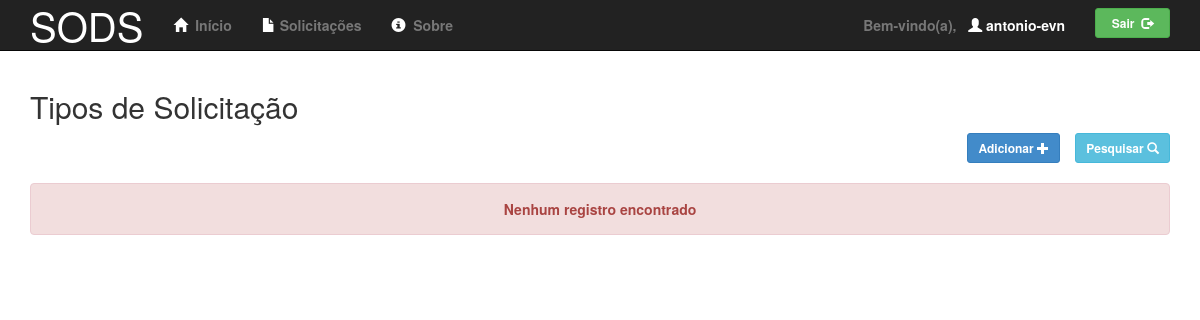
/admin/tipos_solicitacao/index.php (signed in), run on an earlier commit of the app's database.
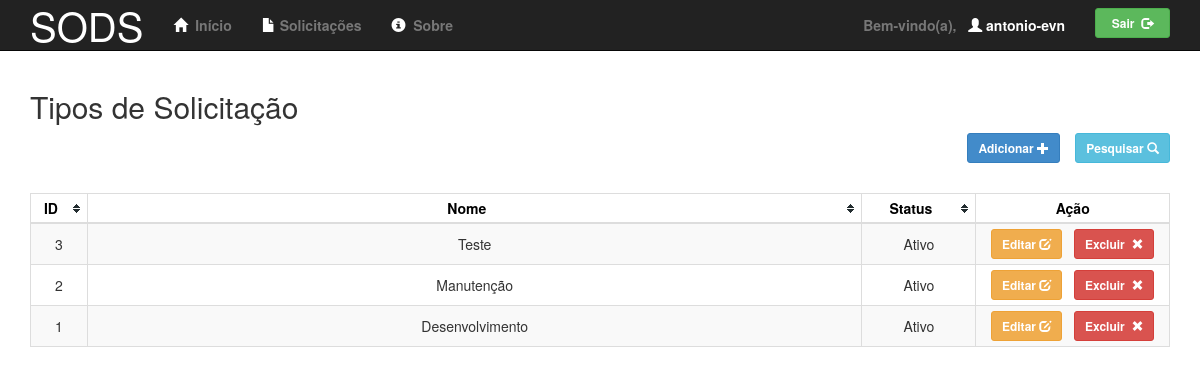
And on a later commit of the database.
### tables this page shows
create table tipo_solicitacao (
    id int not null primary key auto_increment,
    nome varchar(80) not null unique,
    status char not null default 'A' comment 'A - Ativo ou I - Inativo',
    check (status in ('A', 'I'))
);

### app/lib/db.php (called while the page is built, shortened)
<?php
    function get_db_connection($host='10.243.1.14', $user='sods', $password='dev123') {
        $conexao = null;
        if (isset($host) && isset($user) && isset($password)) {
            $conexao = mysql_connect($host, $user, $password, true);
        }
        return $conexao;
    }
?>

### app/dao/TipoSolicitacaoDAO.php (called while the page is built, shortened)
<?php
    @require_once $_SERVER['DOCUMENT_ROOT'] . '/sods/app/lib/db.php';
    class TipoSolicitacaoDAO implements DAO {
        private $connection;
        public function __construct() {
            $this->connection = get_db_connection();
        }
        public function count($criteria=null) {
            $query = "select * from tipo_solicitacao";
            $result = mysql_query($query, $this->connection);
            $rows = mysql_num_rows($result);
            return $rows;
        }
        public function paginate($rows=10, $start=0, $criteria=null) {
            $all = array();
            $where = empty($criteria) ? "" : "where $criteria";
            $query = "select * from tipo_solicitacao $where order by id desc limit $rows offset $start";
            $result = mysql_query($query, $this->connection);
            while ($row = mysql_fetch_array($result)) {
                array_push($all, $row);
            }
            return $all;
        }
    }
?>

### app/controllers/TiposSolicitacoesController.php (the view, shortened to what this page needs)
<?php
    @require_once $_SERVER['DOCUMENT_ROOT'] . '/sods/app/dao/TipoSolicitacaoDAO.php';
    class TiposSolicitacoesController extends Controller {
        public function __construct() {
            $this->dao = new TipoSolicitacaoDAO();
            $this->paginator->totalrecords = $this->dao->count();
        }
        public function getPage($page_number=1, $rows=10, $criteria=null) {
            return $this->dao->paginate($rows, $page_number * $rows - $rows, $criteria);
        }
        public function getGrid($page_number=1, $filter=null, $value=null) {
            $criteria = null;
            $tiposSolicitacao = $this->getPage($page_number, 10, $criteria);
            $total_records = empty($criteria) ? $this->dao->count() : $this->dao->count($criteria);
            $this->paginator->totalrecords = $total_records;
            if ($total_records > 0) {
                $html = "<table\n";
                $html .= "    id=\"tablesorter\"\n";
                $html .= "    class=\"table table-striped table-bordered table-condensed tablesorter\">\n";
                $html .= "    <thead>\n";
                $html .= "        <tr>\n";
                $html .= "            <th>ID</th>\n";
                $html .= "            <th>Nome</th>\n";
                $html .= "            <th>Status</th>\n";
                $html .= "            <th class=\"nonSortable\">Ação</th>\n";
                $html .= "        </tr>\n";
                $html .= "    </thead>\n";
                $html .= "    <tbody>\n";
                foreach ($tiposSolicitacao as $tipo) {
                    $html .= "        <tr>\n";
                    $html .= "            <td width=\"5%\">{$tipo['id']}</td>\n";
                    $html .= "            <td>{$tipo['nome']}</td>\n";
                                           if ($tipo['status'] == "A") {
                    $html .= "                <td width=\"10%\">Ativo</td>\n";
                                          }else{
                    $html .= "                <td width=\"10%\">Inativo</td>\n";
                                          }
                    $html .= "            <td colspan=\"2\" style=\"width: 17%;\">\n";
                    $html .= "                <button\n";
                    $html .= "                    class=\"btn btn-warning btn-sm\"\n";
                    $html .= "                    data-toggle=\"modal\"\n";
                    $html .= "                    data-target=\"#modal-edit\"\n";
                    $html .= "                    onclick='edit(" . json_encode($tipo) .", $page_number)'>\n";
                    $html .= "                    <strong>\n";
                    $html .= "                        Editar&nbsp;<span class=\"glyphicon glyphicon-edit\"></span>";
                    $html .= "                    </strong>\n";
                    $html .= "                </button>&nbsp;&nbsp;\n";
                    $html .= "                <button\n";
                    $html .= "                    class=\"delete-type btn btn-danger btn-sm\"\n";
                    $html .= "                    data-toggle=\"modal\"\n";
                    $html .= "                    data-target=\"#modal-del\"\n";
                    $html .= "                    onclick='del(" . json_encode($tipo) . ", $page_number,\n";
                    $html .= "                        $total_records)'>\n";
                    $html .= "                    <strong>\n";
                    $html .= "                        Excluir&nbsp;\n";
                    $html .= "                        <span class=\"glyphicon glyphicon-remove\"></span>\n";
                    $html .= "                    </strong>\n";
                    $html .= "                </button>\n";
                    $html .= "            </td>\n";
                    $html .= "        </tr>\n";
                                }
                $html .= "    </tbody>\n";
                $html .= "</table>\n";
            } else {
                $html = "<div class=\"alert alert-danger\" role=\"alert\">\n";
                $html .= "    <center><b>Nenhum registro encontrado</b></center>\n";
                $html .= "</div>\n";
            }
            return $html;
        }
    }
?>

### includes/topo.php (shortened to what this page needs)
<!DOCTYPE html>
<html lang="pt-BR">
    <head>
        <link rel="stylesheet" type="text/css" href="/sods/static/bootstrap/css/bootstrap.min.css" />
        <link rel="stylesheet" type="text/css" href="/sods/static/bootstrap/css/bootstrapValidator.min.css" />
        <link rel="stylesheet" type="text/css" href="/sods/static/bootstrap/css/datepicker3.css" />
        <link rel="stylesheet" type="text/css" href="/sods/static/css/sods.css" />
        <link rel="stylesheet" type="text/css" href="/sods/static/css/theme.default.css" />
    </head>
    <body>
        <div class="navbar navbar-inverse navbar-fixed-top" role="navigation">
            <div class="container">
                <div class="navbar-header">
                    <a class="navbar-brand"
                        style="font-size: 40px; color: white;"
                        href="/sods/admin/"
                        title="SISTEMA PARA SOLICITAÇÃO DE DESENVOLVIMENTO DE SOFTWARE"
                        data-toggle="tooltip"
                        data-placement="bottom">SODS
                   </a>
                </div>
                <div class="collapse navbar-collapse">
                    <ul class="nav navbar-nav">
                        <li class="dropdown">
                            <a class="dropdown-toggle" href="/sods/admin/">
                                <span style="color:white" class="glyphicon glyphicon-home"></span>&nbsp;
                                <b>Início</b>
                            </a>
                        </li>
<?php
                    if ($_SESSION['usuario']['perfil'] == 'A') {
?>
                        <li class="dropdown">
                            <a href="#" class="dropdown-toggle" data-toggle="dropdown">
                                <span class="glyphicon glyphicon-file" style="color:white"></span>&nbsp;
                                <b>Cadastros</b> <span class="caret"></span>
                            </a>
                            <ul class="dropdown-menu" role="menu">
                                <li>
                                    <a href="/sods/admin/lotacoes/">
                                        <span class="glyphicon glyphicon-file" style="color:black"></span>
                                        Cadastro de Lotações
                                    </a>
                                </li>
                                <li>
                                    <a href="/sods/admin/usuarios/">
                                        <span class="glyphicon glyphicon-file" style="color:black"></span>
                                        Cadastro de Usuários
                                    </a>
                                </li>
                                <li>
                                    <a href="/sods/admin/solicitacoes/">
                                        <span class="glyphicon glyphicon-file" style="color:black"></span>
                                        Cadastro de Solicitações
                                    </a>
                                </li>
                                <li>
                                    <a href="/sods/admin/tipos_solicitacao/">
                                        <span class="glyphicon glyphicon-file" style="color:black"></span>
                                        Cadastro de Tipos de Solicitação
                                    </a>
                                </li>
                            </ul>
                        </li>
<?php
                    } else {
?>
                        <li>
                            <a href="/sods/admin/solicitacoes/">
                                <span class="glyphicon glyphicon-file" style="color:white"></span>
                                <b>Solicitações</b>
                            </a>
                        </li>
<?php
                    }
?>
                        <li class="dropdown">
                            <a class="dropdown-toggle" href="/sods/admin/sobre.php">
                                <span class="glyphicon glyphicon-info-sign" style="color:white;" ></span>&nbsp;
                                <b>Sobre</b>
                            </a>
                        </li>
                    </ul>
                    <ul class="nav navbar-nav navbar-right">
                        <li>
                            <a href="/sods/admin/informacoes_pessoais.php"
                                title="Informações pessoais"
                                data-toggle="tooltip"
                                data-placement="bottom">
                                <strong>Bem-vindo(a),  &nbsp;</strong>
                                <font color="white">
                                <span class="glyphicon glyphicon-user"></span>
                                    <b><span id="usuario_nome"><?php echo $_SESSION['usuario']['login'] ?></span></b>
                                </font>
                            </a>
                        </li>
                          <li>
                              <form
                                  class="navbar-form navbar-right"
                                  role="form"
                                  action="/sods/app/lib/logout.php">
                                <button
                                    id="btnSair"
                                    type="submit"
                                    class="btn btn-success btn-sm pull-right">
                                    <strong>
                                        Sair&nbsp;
                                        <span class="glyphicon glyphicon-log-out"></span>
                                    </strong>
                                </button>
                            </form>
                        </li>
                    </ul>
                </div>
            </div>
        </div>

### admin/tipos_solicitacao/index.php (shortened to what this page needs)
<?php
    @include $_SERVER['DOCUMENT_ROOT'] . '/sods/app/controllers/TiposSolicitacoesController.php';
    $controller = new TiposSolicitacoesController();
?>
<?php
    @include $_SERVER['DOCUMENT_ROOT'] . '/sods/includes/topo.php';
?>
    <div class="container">
        <h2>Tipos de Solicitação</h2>
        <div class="row">
            <div class="col-md-12">
                <div class="col-md-11">
                    <button
                        id="btn-add"
                        class="btn btn-primary btn-sm pull-right"
                        data-toggle="modal"
                        data-target="#modal-add"
                        onclick="add()">
                        <b>Adicionar</b>
                        <span class="glyphicon glyphicon-plus"></span>
                    </button>
                </div>
                <button
                    id="btn-search"
                    class="btn btn-info btn-sm pull-right"
                    data-toggle="modal"
                    data-target="#modal-search"
                    onclick="search()">
                    <b>Pesquisar</b>
                    <span class="glyphicon glyphicon-search"></span>
                </button>
            </div>
        </div>
        <div class="row">
            <div class="col-md-12">&nbsp;</div>
        </div>
        <div id="grid" class="table-responsive">
<?php
                    echo $controller->getGrid(1);
?>
        </div>
    </div>
<?php
    @include $_SERVER['DOCUMENT_ROOT'] . '/sods/includes/rodape.php';
?>

### includes/rodape.php (shortened to what this page needs)
    </body>
</html>

### static/css/sods.css (style rules this page uses)
body { min-height: auto; padding-top: 70px; }
#btnSair { width: 75px; margin-right: 15px; }
.table { margin: auto 0; }
.table th { text-align: center; font-size: 14px; }
.table td { text-align: center; font-size: 14px; }
#tablesorter th { text-align: center; vertical-align: middle; font-size: 14px; }
#tablesorter td { text-align: center; vertical-align: middle; font-size: 14px; word-wrap: break-word; word-break: break-all; }

### static/css/theme.default.css (style rules this page uses)
.tablesorter-default { width: 100%; color: #333; background-color: #fff; border-spacing: 0; margin: 10px 0 15px; text-align: left; }
.tablesorter-default th, .tablesorter-default thead td { color: #000; background-color: #fff; border-collapse: collapse; border-bottom: #ccc 2px solid; padding: 0; }
.tablesorter-default .header, .tablesorter-default .tablesorter-header { background-position: center right; background-repeat: no-repeat; cursor: pointer; white-space: normal; padding: 4px 20px 4px 4px; }
.tablesorter-default thead .sorter-false { background-image: none; cursor: default; padding: 4px; }
.tablesorter-default td { background-color: #fff; border-bottom: #ccc 1px solid; padding: 4px; vertical-align: top; }

What changed in the data, as far as the page shows it:
added tipo_solicitacao: id "3", nome "Teste", status "Ativo", value "Excluir"
added tipo_solicitacao: id "2", nome "Manutenção", status "Ativo", value "Excluir"
added tipo_solicitacao: id "1", nome "Desenvolvimento", status "Ativo", value "Excluir"
Also different on the page:
text no longer shown: "Nenhum registro encontrado"
text now shown: "ID Nome Status Ação"
